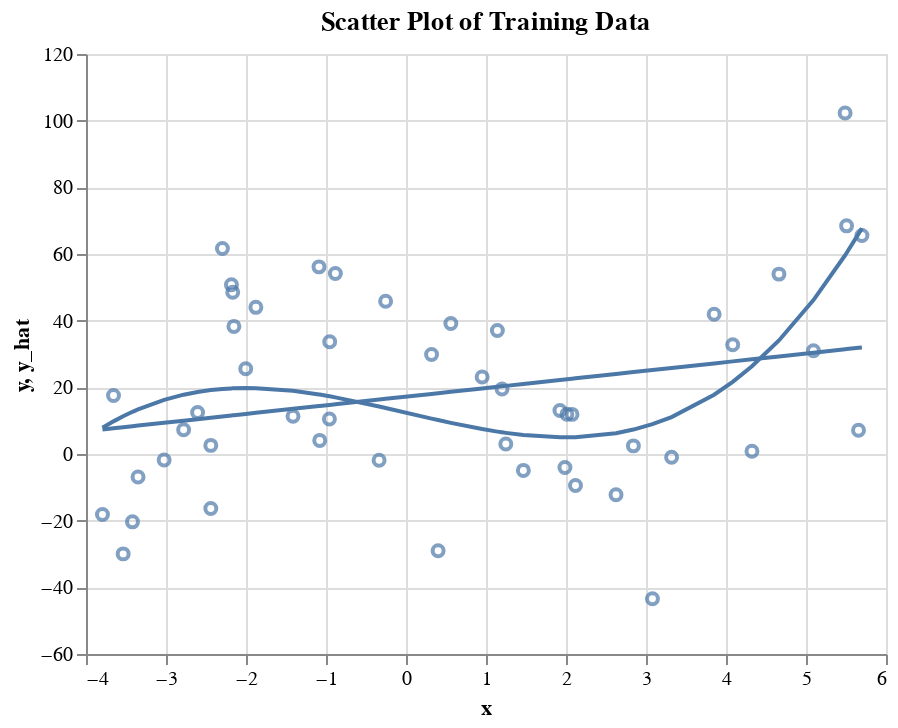

The cell this chart's notebook holds for it:
### Markdown cell above
**(d)** Plotting Regressions

### Code cell
linear_model_plot = alt.Chart(
    pd.concat(
        (train.loc[:, 'x'],
         pd.Series(
            linear_model.predict(
                train_x).reshape(1, -1)[0],
            name='y_hat')),
        axis=1)).mark_line().encode(x='x', y='y_hat')
        
nonLinear_model_plot = alt.Chart(
    pd.concat(
        (train.loc[:, 'x'],
         pd.Series(
            nonLinear_transformation.predict(
                nonLinear_predictors).reshape(1, -1)[0],
            name='y_hat')),
        axis=1)).mark_line().encode(x='x', y='y_hat')

scatter + linear_model_plot + nonLinear_model_plot

### Figure 1 — Vega-Lite specification as saved in the notebook (floating-point values rounded to 4 significant figures)
{"config": {"view": {"continuousWidth": 400, "continuousHeight": 300}}, "layer": [{"data": {"name": "data-64089ef3659b166a44a2135408b54e00"}, "mark": "point", "encoding": {"x": {"field": "x", "type": "quantitative"}, "y": {"field": "y", "type": "quantitative"}}, "title": "Scatter Plot of Training Data"}, {"data": {"name": "data-62946e658e73d381611f486dc3930b6c"}, "mark": "line", "encoding": {"x": {"field": "x", "type": "quantitative"}, "y": {"field": "y_hat", "type": "quantitative"}}}, {"data": {"name": "data-99f37282f2ef7f12b0534510e45f83a0"}, "mark": "line", "encoding": {"x": {"field": "x", "type": "quantitative"}, "y": {"field": "y_hat", "type": "quantitative"}}}], "$schema": "https://vega.github.io/schema/vega-lite/v4.17.0.json", "datasets": {"data-64089ef3659b166a44a2135408b54e00": [{"x": -0.2546, "y": 45.84}, {"x": 5.507, "y": 68.45}, {"x": 3.32, "y": -0.951}, {"x": 1.987, "y": -4.025}, {"x": -2.44, "y": -16.37}, {"x": -2.44, "y": 2.587}, {"x": -3.419, "y": -20.35}, {"x": 4.662, "y": 53.96}, {"x": 2.011, "y": 11.91}, {"x": 3.081, "y": -43.42}, {"x": -3.794, "y": -18.13}, {"x": 5.699, "y": 65.54}, {"x": 4.324, "y": 0.8207}, {"x": -1.877, "y": 44.0}, {"x": -2.182, "y": 50.78}, {"x": -2.166, "y": 48.52}, {"x": -0.9576, "y": 10.52}, {"x": 1.248, "y": 3.0}, {"x": 0.3195, "y": 29.87}, {"x": -1.088, "y": 56.14}, {"x": 2.119, "y": -9.428}, {"x": -2.605, "y": 12.44}, {"x": -1.079, "y": 4.081}, {"x": -0.3364, "y": -1.851}, {"x": 0.5607, "y": 39.13}, {"x": 3.852, "y": 41.93}, {"x": -2.003, "y": 25.56}, {"x": 1.142, "y": 37.02}, {"x": 1.924, "y": 13.04}, {"x": -3.535, "y": -29.97}, {"x": 2.075, "y": 11.88}, {"x": -2.295, "y": 61.68}, {"x": -3.349, "y": -6.905}, {"x": 5.489, "y": 102.3}, {"x": 5.656, "y": 7.126}, {"x": 4.084, "y": 32.79}, {"x": -0.9539, "y": 33.66}, {"x": -3.023, "y": -1.812}, {"x": 2.842, "y": 2.444}, {"x": 0.4015, "y": -29.03}, {"x": -2.78, "y": 7.285}, {"x": 0.9518, "y": 23.1}, {"x": -3.656, "y": 17.56}, {"x": 5.093, "y": 30.97}, {"x": -1.412, "y": 11.31}, {"x": 2.625, "y": -12.24}, {"x": -0.8829, "y": 54.15}, {"x": 1.201, "y": 19.48}, {"x": 1.467, "y": -4.923}, {"x": -2.151, "y": 38.28}], "data-62946e658e73d381611f486dc3930b6c": [{"x": -0.2546, "y_hat": 16.55}, {"x": 5.507, "y_hat": 31.47}, {"x": 3.32, "y_hat": 25.81}, {"x": 1.987, "y_hat": 22.35}, {"x": -2.44, "y_hat": 10.88}, {"x": -2.44, "y_hat": 10.88}, {"x": -3.419, "y_hat": 8.347}, {"x": 4.662, "y_hat": 29.28}, {"x": 2.011, "y_hat": 22.42}, {"x": 3.081, "y_hat": 25.19}, {"x": -3.794, "y_hat": 7.375}, {"x": 5.699, "y_hat": 31.97}, {"x": 4.324, "y_hat": 28.41}, {"x": -1.877, "y_hat": 12.34}, {"x": -2.182, "y_hat": 11.55}, {"x": -2.166, "y_hat": 11.59}, {"x": -0.9576, "y_hat": 14.72}, {"x": 1.248, "y_hat": 20.44}, {"x": 0.3195, "y_hat": 18.03}, {"x": -1.088, "y_hat": 14.39}, {"x": 2.119, "y_hat": 22.69}, {"x": -2.605, "y_hat": 10.46}, {"x": -1.079, "y_hat": 14.41}, {"x": -0.3364, "y_hat": 16.33}, {"x": 0.5607, "y_hat": 18.66}, {"x": 3.852, "y_hat": 27.18}, {"x": -2.003, "y_hat": 12.02}, {"x": 1.142, "y_hat": 20.16}, {"x": 1.924, "y_hat": 22.19}, {"x": -3.535, "y_hat": 8.045}, {"x": 2.075, "y_hat": 22.58}, {"x": -2.295, "y_hat": 11.26}, {"x": -3.349, "y_hat": 8.527}, {"x": 5.489, "y_hat": 31.43}, {"x": 5.656, "y_hat": 31.86}, {"x": 4.084, "y_hat": 27.79}, {"x": -0.9539, "y_hat": 14.73}, {"x": -3.023, "y_hat": 9.372}, {"x": 2.842, "y_hat": 24.57}, {"x": 0.4015, "y_hat": 18.25}, {"x": -2.78, "y_hat": 10.0}, {"x": 0.9518, "y_hat": 19.67}, {"x": -3.656, "y_hat": 7.733}, {"x": 5.093, "y_hat": 30.4}, {"x": -1.412, "y_hat": 13.55}, {"x": 2.625, "y_hat": 24.01}, {"x": -0.8829, "y_hat": 14.92}, {"x": 1.201, "y_hat": 20.32}, {"x": 1.467, "y_hat": 21.01}, {"x": -2.151, "y_hat": 11.63}], "data-99f37282f2ef7f12b0534510e45f83a0": [{"x": -0.2546, "y_hat": 13.8}, {"x": 5.507, "y_hat": 60.3}, {"x": 3.32, "y_hat": 11.08}, {"x": 1.987, "y_hat": 4.989}, {"x": -2.44, "y_hat": 19.17}, {"x": -2.44, "y_hat": 19.17}, {"x": -3.419, "y_hat": 12.66}, {"x": 4.662, "y_hat": 34.07}, {"x": 2.011, "y_hat": 4.99}, {"x": 3.081, "y_hat": 8.957}, {"x": -3.794, "y_hat": 7.854}, {"x": 5.699, "y_hat": 67.74}, {"x": 4.324, "y_hat": 26.33}, {"x": -1.877, "y_hat": 19.76}, {"x": -2.182, "y_hat": 19.68}, {"x": -2.166, "y_hat": 19.7}, {"x": -0.9576, "y_hat": 17.32}, {"x": 1.248, "y_hat": 6.338}, {"x": 0.3195, "y_hat": 10.62}, {"x": -1.088, "y_hat": 17.86}, {"x": 2.119, "y_hat": 5.038}, {"x": -2.605, "y_hat": 18.61}, {"x": -1.079, "y_hat": 17.82}, {"x": -0.3364, "y_hat": 14.25}, {"x": 0.5607, "y_hat": 9.342}, {"x": 3.852, "y_hat": 17.79}, {"x": -2.003, "y_hat": 19.79}, {"x": 1.142, "y_hat": 6.713}, {"x": 1.924, "y_hat": 5.0}, {"x": -3.535, "y_hat": 11.32}, {"x": 2.075, "y_hat": 5.011}, {"x": -2.295, "y_hat": 19.51}, {"x": -3.349, "y_hat": 13.4}, {"x": 5.489, "y_hat": 59.62}, {"x": 5.656, "y_hat": 66.03}, {"x": 4.084, "y_hat": 21.66}, {"x": -0.9539, "y_hat": 17.31}, {"x": -3.023, "y_hat": 16.26}, {"x": 2.842, "y_hat": 7.332}, {"x": 0.4015, "y_hat": 10.18}, {"x": -2.78, "y_hat": 17.8}, {"x": 0.9518, "y_hat": 7.481}, {"x": -3.656, "y_hat": 9.79}, {"x": 5.093, "y_hat": 46.17}, {"x": -1.412, "y_hat": 18.95}, {"x": 2.625, "y_hat": 6.251}, {"x": -0.8829, "y_hat": 17.0}, {"x": 1.201, "y_hat": 6.5}, {"x": 1.467, "y_hat": 5.685}, {"x": -2.151, "y_hat": 19.71}]}}
